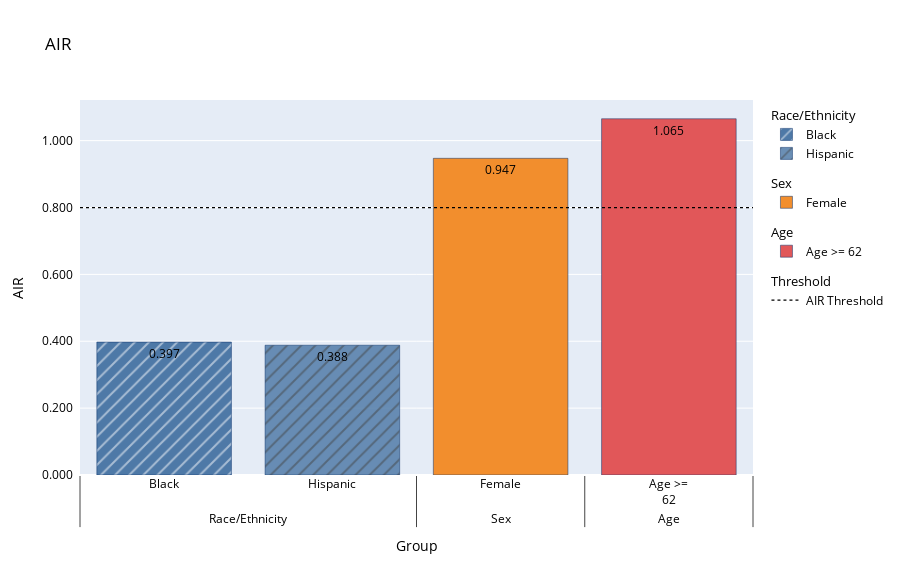

Notebook source saved alongside this figure:
### Markdown cell above
## Test the Alternative Model for Disparate Impact

### Code cell
alternative_score_cutoff = alternative_prediction_train.quantile(0.3)
alternative_offer_valid = alternative_prediction_valid <= alternative_score_cutoff

alternative_offer_air = sd.adverse_impact_ratio(
    **common_info,
    outcome=alternative_offer_valid,
)
alternative_offer_air.plot()

### Figure 1 — Plotly figure (JSON) as saved in the notebook; plotly's stock layout.template omitted (floating-point values rounded to 4 significant figures)
{"data": [{"hoverlabel": {"font": {"color": "Black"}}, "hovertemplate": "%{x}, %{y}", "legendgroup": "Race/Ethnicity", "legendgrouptitle": {"text": "Race/Ethnicity"}, "marker": {"color": "RGBA(78, 121, 167, 1.0)", "line": {"color": "rgb(8,48,107)"}, "pattern": {"shape": "/"}}, "name": "Black", "text": "0.397", "textfont": {"color": "Black"}, "type": "bar", "x": [["Race/Ethnicity"], ["Black"]], "y": [0.3975]}, {"hoverlabel": {"font": {"color": "Black"}}, "hovertemplate": "%{x}, %{y}", "legendgroup": "Race/Ethnicity", "legendgrouptitle": {"text": "Race/Ethnicity"}, "marker": {"color": "RGBA(78, 121, 167, 0.8333333333333334)", "line": {"color": "rgb(8,48,107)"}, "pattern": {"shape": "/"}}, "name": "Hispanic", "text": "0.388", "textfont": {"color": "Black"}, "type": "bar", "x": [["Race/Ethnicity"], ["Hispanic"]], "y": [0.3881]}, {"hoverlabel": {"font": {"color": "Black"}}, "hovertemplate": "%{x}, %{y}", "legendgroup": "Sex", "legendgrouptitle": {"text": "Sex"}, "marker": {"color": "RGBA(242, 142, 45, 1.0)", "line": {"color": "rgb(8,48,107)"}, "pattern": {"shape": ""}}, "name": "Female", "text": "0.947", "textfont": {"color": "Black"}, "type": "bar", "x": [["Sex"], ["Female"]], "y": [0.9471]}, {"hoverlabel": {"font": {"color": "Black"}}, "hovertemplate": "%{x}, %{y}", "legendgroup": "Age", "legendgrouptitle": {"text": "Age"}, "marker": {"color": "RGBA(225, 87, 89, 1.0)", "line": {"color": "rgb(8,48,107)"}, "pattern": {"shape": ""}}, "name": "Age >= 62", "text": "1.065", "textfont": {"color": "Black"}, "type": "bar", "x": [["Age"], ["Age >=<br>62"]], "y": [1.065]}, {"legendgroup": "AIR Threshold", "legendgrouptitle": {"text": "Threshold"}, "line": {"color": "Black", "dash": "dot", "width": 1.25}, "mode": "lines", "name": "AIR Threshold", "showlegend": true, "type": "scatter", "x": [null], "y": [null]}], "layout": {"font": {"color": "Black"}, "height": 563, "legend": {"itemclick": false, "itemdoubleclick": false}, "scene": {"yaxis": {"exponentformat": "none", "separatethousands": true}}, "shapes": [{"line": {"color": "Black", "dash": "dot", "width": 1.25}, "name": "AIR Threshold", "type": "line", "x0": 0, "x1": 1, "xref": "paper", "y0": 0.8, "y1": 0.8, "yref": "y"}], "title": {"text": "AIR"}, "width": 900, "xaxis": {"fixedrange": true, "title": {"text": "Group"}}, "yaxis": {"fixedrange": true, "tickformat": "0,.3f", "ticksuffix": "  ", "title": {"text": "AIR"}}}}
